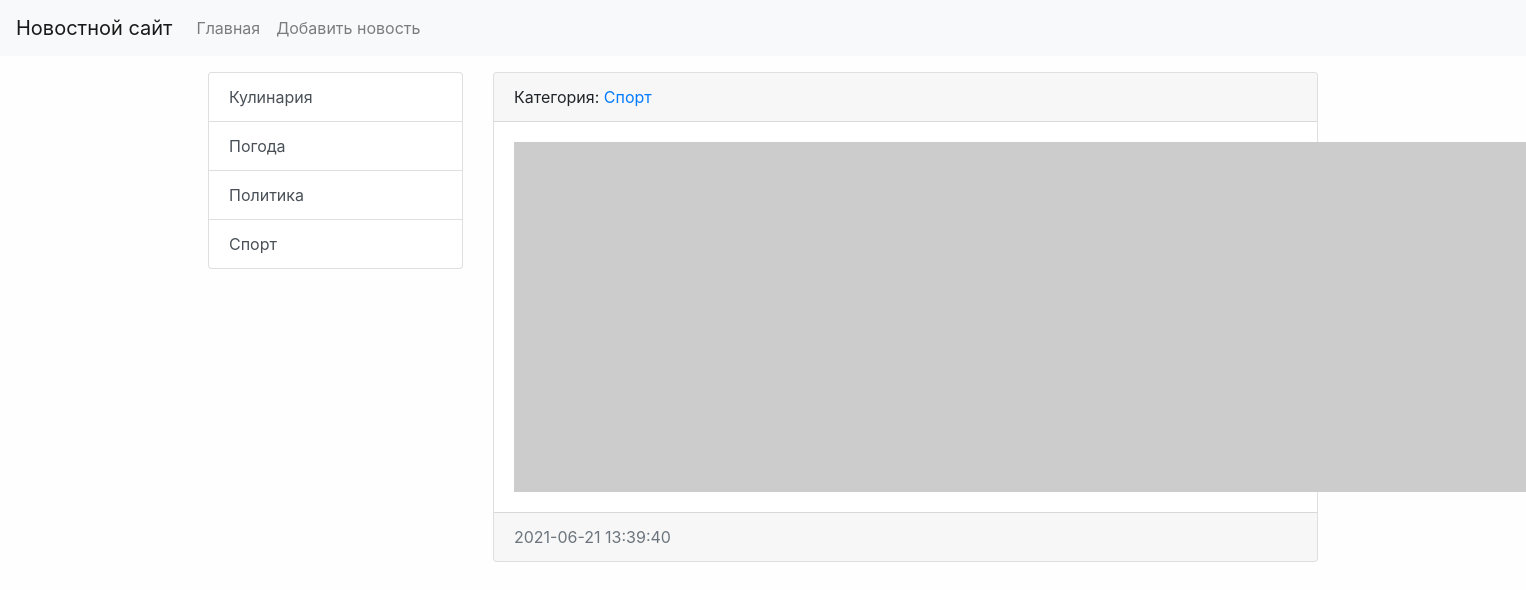
The app's page /category/2/ with its own data.
### news/models.py (models this page shows, shortened)
class Category(models.Model):
    title = models.CharField(max_length=150, db_index=True, verbose_name='Наименование категории')
    def get_absolute_url(self):
        return reverse('category', kwargs={"category_id": self.pk})
    def __str__(self):
        return self.title
    class Meta:
        verbose_name = 'Категория'
        verbose_name_plural = 'Категории'
        ordering = ['title']

class News(models.Model):
    title = models.CharField(max_length=150, verbose_name='Наименование')
    content = models.TextField(blank=True, verbose_name='Контент')
    created_at = models.DateTimeField(auto_now_add=True, verbose_name='Дата публикации')
    updated_at = models.DateTimeField(auto_now=True, verbose_name='Обновлено')
    photo = models.ImageField(upload_to='photos/%Y/%m/%d/', verbose_name='Фото', blank=True)
    is_published = models.BooleanField(default=True, verbose_name='Опубликовано')
    category = models.ForeignKey('Category', on_delete=models.PROTECT, verbose_name='Категория')
    def get_absolute_url(self):
        return reverse('view_news', kwargs={"pk": self.pk})
    class Meta:
        verbose_name = 'Новость'
        verbose_name_plural = 'Новости'
        ordering = ['-created_at']

### news/views.py (the view)
# urls.py: path('category/<int:category_id>/', NewsByCategory.as_view(), name='category'),
class NewsByCategory(ListView):
    model = News
    template_name = 'news/home_news_list.html'
    context_object_name = 'news'
    def get_context_data(self, *, object_list=None, **kwargs):
        context = super().get_context_data(**kwargs)
        context['title'] = Category.objects.get(pk=self.kwargs['category_id'])
        return context
    def get_queryset(self):
        return News.objects.filter(category_id=self.kwargs['category_id'])

### news/templatetags/news_tags.py (called while the page is built)
@register.inclusion_tag('news/list_categories.html')
def show_categories(arg1='Hello', arg2='world'):
    categories = Category.objects.all()
    return {"categories": categories, "arg1": arg1, "arg2": arg2}

### news/templates/news/news_list.html (shortened to what this page needs)
{% extends 'base.html' %}
{% block sidebar %}
{% include 'inc/_sidebar.html' %}
{% endblock %}
{% block content %}
{% for item in object_list %}
<div class="card mb-3">
    <div class="card-header">
        Категория: <a href="{{ item.category.get_absolute_url }}">{{ item.category }}</a>
    </div>
    <div class="card-body">
        <div class="media">
            {% if item.photo %}
            <img src="{{ item.photo.url }}" alt="" width="350" class="mr-3">
            {% else %}
            <img src="https://picsum.photos/id/1060/350/235/?blur=2" alt="" class="mr-3">
            {% endif %}
        </div>
    </div>
    <div class="card-footer text-muted">
        {{ item.created_at|date:"Y-m-d H:i:s" }}
    </div>
</div>
{% endfor %}
{% endblock %}

### news/templates/news/list_categories.html
<div class="list-group">
    {% for item in categories %}
    <a href="{{ item.get_absolute_url }}" class="list-group-item list-group-item-action">{{ item.title }}</a>
    {% endfor %}
</div>

### mysite/static/css/style.css (style rules this page uses)
body { background-color: #fefefe; }

### records on screen
Category: title "Кулинария"
Category: title "Погода"
Category: title "Политика"
Category: title "Спорт"
News: category "Спорт", created_at "2021-06-21 13:39:40"
